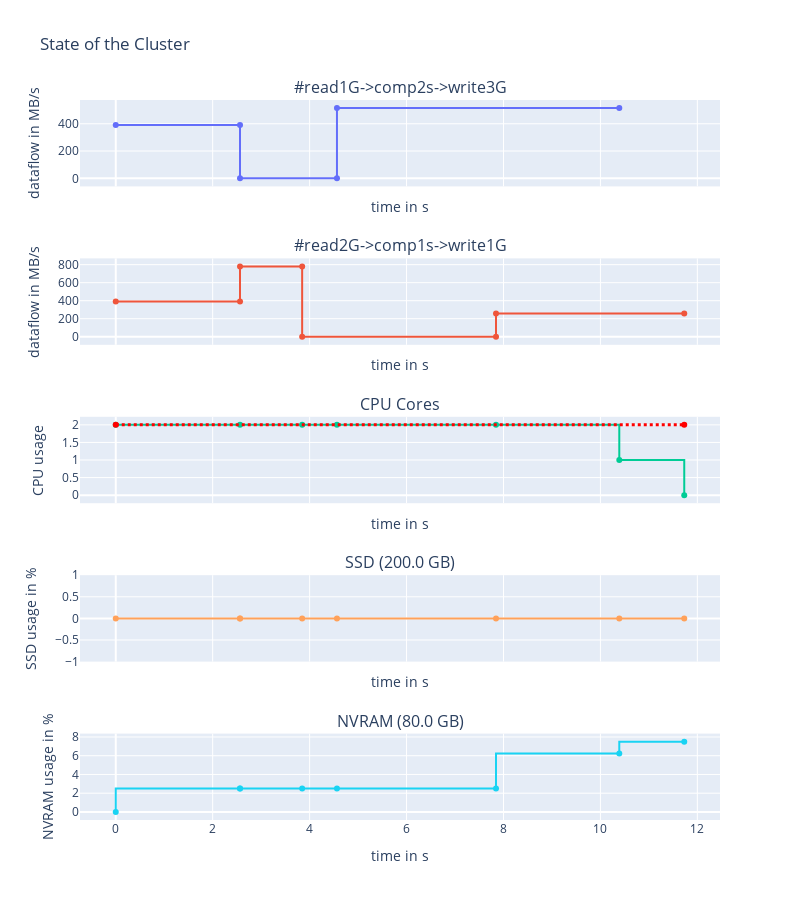

Write notebook code for a chart like this one.
### Markdown cell above
#### Concurrent I/O
nvram_bandwidth :
-  'read':  {'seq': 780, 'rand': 760},   # throughput for read ops in MB/s
-  'write': {'seq': 515, 'rand': 505}}   # throughput for write ops in MB/s

ssd_bandwidth :
-   'read':  {'seq': 210, 'rand': 190}
-   'write': {'seq': 100, 'rand': 100}

### Code cell
logger.remove()
env = simpy.Environment()
data = simpy.Store(env)

# we register the tiers
ssd_tier = Tier(env, 'SSD', bandwidth=ssd_bandwidth, capacity=200e9)
nvram_tier = Tier(env, 'NVRAM', bandwidth=nvram_bandwidth, capacity=80e9)
cluster = Cluster(env, compute_nodes=1, cores_per_node=2, tiers=[ssd_tier, nvram_tier])
# defining two apps
app1 = Application(env, name="#read1G->comp2s->write3G", compute=[0, 2],
                           read=[1e9, 0], write=[0, 3e9], data=data)
app2 = Application(env, name="#read2G->comp1s->write1G", compute=[0, 4],
                           read=[2e9, 0], write=[0, 1e9], data=data)
# registring apps
env.process(app1.run(cluster, tiers=[1, 1]))
env.process(app2.run(cluster, tiers=[1, 1]))
env.run()
# display
fig = display_run(data, cluster, width=800, height=900)
fig.show()

### Figure 1 — Plotly figure (JSON) as saved in the notebook; plotly's stock layout.template omitted (floating-point values rounded to 4 significant figures)
{"data": [{"line": {"shape": "hvh"}, "name": "#read1G->comp2s->write3G", "showlegend": false, "text": ["READ|to/from:NVRAM|volume=1.0 GB", "READ|to/from:NVRAM|volume=1.0 GB", "COMPUTE|volume=0B", "COMPUTE|volume=0B", "WRITE|to/from:NVRAM|volume=3.0 GB", "WRITE|to/from:NVRAM|volume=3.0 GB"], "textposition": "top center", "type": "scatter", "x": [0, 2.564, 2.564, 4.564, 4.564, 10.39], "xaxis": "x", "y": [390, 390, 0, 0, 515, 515], "yaxis": "y"}, {"line": {"shape": "hvh"}, "name": "#read2G->comp1s->write1G", "showlegend": false, "text": ["READ|to/from:NVRAM|volume=1.0 GB", "READ|to/from:NVRAM|volume=1.0 GB", "READ|to/from:NVRAM|volume=1.0 GB", "READ|to/from:NVRAM|volume=1.0 GB", "COMPUTE|volume=0B", "COMPUTE|volume=0B", "WRITE|to/from:NVRAM|volume=1.0 GB", "WRITE|to/from:NVRAM|volume=1.0 GB"], "textposition": "top center", "type": "scatter", "x": [0, 2.564, 2.564, 3.846, 3.846, 7.846, 7.846, 11.73], "xaxis": "x2", "y": [390, 390, 780, 780, 0, 0, 257.5, 257.5], "yaxis": "y2"}, {"line": {"shape": "hv"}, "showlegend": false, "type": "scatter", "x": [0, 2.564, 3.846, 4.564, 7.846, 10.39, 11.73], "xaxis": "x3", "y": [2, 2, 2, 2, 2, 1, 0], "yaxis": "y3"}, {"line": {"color": "red", "dash": "dot", "shape": "hv", "width": 3}, "showlegend": false, "text": ["Maximum available cores in cluster=2", "Maximum available cores in cluster=2"], "type": "scatter", "x": [0, 11.73], "xaxis": "x3", "y": [2, 2], "yaxis": "y3"}, {"line": {"shape": "vh"}, "name": "SSD", "showlegend": false, "text": ["#read1G->comp2s->write3G|Read|NVRAM | +volume=1.0 GB", "#read2G->comp1s->write1G|Read|NVRAM | +volume=1.0 GB", "#read2G->comp1s->write1G|Read|NVRAM | +volume=1.0 GB", "#read1G->comp2s->write3G|Compute | +volume=0B", "#read2G->comp1s->write1G|Compute | +volume=0B", "#read1G->comp2s->write3G|Write|NVRAM | +volume=3.0 GB", "#read2G->comp1s->write1G|Write|NVRAM | +volume=1.0 GB"], "textposition": "top center", "type": "scatter", "x": [0, 2.564, 2.564, 3.846, 4.564, 7.846, 10.39, 11.73], "xaxis": "x4", "y": [0, 0, 0, 0, 0, 0, 0, 0], "yaxis": "y4"}, {"line": {"shape": "vh"}, "name": "NVRAM", "showlegend": false, "text": ["#read1G->comp2s->write3G|Read|NVRAM | +volume=1.0 GB", "#read2G->comp1s->write1G|Read|NVRAM | +volume=1.0 GB", "#read2G->comp1s->write1G|Read|NVRAM | +volume=1.0 GB", "#read1G->comp2s->write3G|Compute | +volume=0B", "#read2G->comp1s->write1G|Compute | +volume=0B", "#read1G->comp2s->write3G|Write|NVRAM | +volume=3.0 GB", "#read2G->comp1s->write1G|Write|NVRAM | +volume=1.0 GB"], "textposition": "top center", "type": "scatter", "x": [0, 2.564, 2.564, 3.846, 4.564, 7.846, 10.39, 11.73], "xaxis": "x5", "y": [0, 2.5, 2.5, 2.5, 2.5, 2.5, 6.25, 7.5], "yaxis": "y5"}], "layout": {"annotations": [{"font": {"size": 16}, "showarrow": false, "text": "#read1G->comp2s->write3G", "x": 0.5, "xanchor": "center", "xref": "paper", "y": 1, "yanchor": "bottom", "yref": "paper"}, {"font": {"size": 16}, "showarrow": false, "text": "#read2G->comp1s->write1G", "x": 0.5, "xanchor": "center", "xref": "paper", "y": 0.78, "yanchor": "bottom", "yref": "paper"}, {"font": {"size": 16}, "showarrow": false, "text": "CPU Cores", "x": 0.5, "xanchor": "center", "xref": "paper", "y": 0.56, "yanchor": "bottom", "yref": "paper"}, {"font": {"size": 16}, "showarrow": false, "text": "SSD (200.0 GB)", "x": 0.5, "xanchor": "center", "xref": "paper", "y": 0.34, "yanchor": "bottom", "yref": "paper"}, {"font": {"size": 16}, "showarrow": false, "text": "NVRAM (80.0 GB)", "x": 0.5, "xanchor": "center", "xref": "paper", "y": 0.12, "yanchor": "bottom", "yref": "paper"}], "height": 900, "title": {"text": "State of the Cluster"}, "width": 800, "xaxis": {"anchor": "y", "domain": [0, 1], "matches": "x5", "showticklabels": false, "title": {"text": "time in s"}}, "xaxis2": {"anchor": "y2", "domain": [0, 1], "matches": "x5", "showticklabels": false, "title": {"text": "time in s"}}, "xaxis3": {"anchor": "y3", "domain": [0, 1], "matches": "x5", "showticklabels": false, "title": {"text": "time in s"}}, "xaxis4": {"anchor": "y4", "domain": [0, 1], "matches": "x5", "showticklabels": false, "title": {"text": "time in s"}}, "xaxis5": {"anchor": "y5", "domain": [0, 1], "title": {"text": "time in s"}}, "yaxis": {"anchor": "x", "domain": [0.88, 1], "title": {"text": "dataflow in MB/s"}}, "yaxis2": {"anchor": "x2", "domain": [0.66, 0.78], "title": {"text": "dataflow in MB/s"}}, "yaxis3": {"anchor": "x3", "domain": [0.44, 0.56], "title": {"text": "CPU usage"}}, "yaxis4": {"anchor": "x4", "domain": [0.22, 0.34], "title": {"text": "SSD usage in %"}}, "yaxis5": {"anchor": "x5", "domain": [0, 0.12], "title": {"text": "NVRAM usage in %"}}}}
